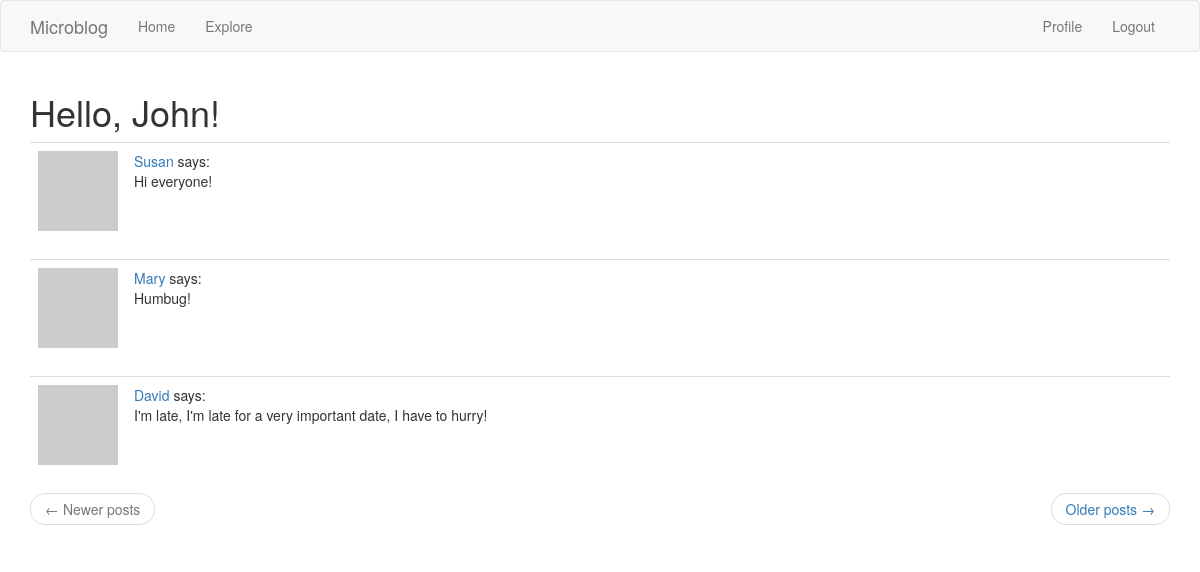
Page /explore (signed in) on the committed database.
### app/models.py (models this page shows, shortened)
class User(UserMixin, db.Model):
    id = db.Column(db.Integer, primary_key=True)
    username = db.Column(db.String(64), index=True, unique=True)
    email = db.Column(db.String(120), index=True, unique=True)
    password_hash = db.Column(db.String(128))
    posts = db.relationship('Post', backref='author', lazy='dynamic')
    about_me = db.Column(db.String(140))
    last_seen = db.Column(db.DateTime, default=datetime.utcnow)
    def avatar(self, size):
        digest = md5(self.email.lower().encode('utf-8')).hexdigest()
        print('https://www.gravatar.com/avatar/{}?d=identicon&s={}'.format(digest, size))
        return 'https://www.gravatar.com/avatar/{}?d=identicon&s={}'.format(digest, size)
    followed = db.relationship(
        "User", secondary=followers,
        primaryjoin=(followers.c.follower_id== id),
        secondaryjoin=(followers.c.followed_id == id),
        backref=db.backref("followers", lazy="dynamic"), lazy="dynamic")

class Post(db.Model):
    id = db.Column(db.Integer, primary_key=True)
    body = db.Column(db.String(140))
    timestamp = db.Column(db.DateTime, index=True, default=datetime.utcnow)
    user_id = db.Column(db.Integer, db.ForeignKey('user.id'))

### app/routes.py (the view)
@myApp.route("/explore")
@login_required
def explore():
    page = request.args.get("page", 1, type=int)
    posts = Post.query.order_by(Post.timestamp.desc()).paginate(
        page, myApp.config["POSTS_PER_PAGE"], False)
    next_url = url_for("explore", page=posts.next_num) \
        if posts.has_next else None
    prev_url = url_for("explore", page=posts.prev_num) \
        if posts.has_prev else None
    return render_template("explore.html", title="Explore", posts=posts.items, next_url=next_url, prev_url=prev_url)

### app/models.py (called while the page is built)
@login.user_loader
def load_user(id):
    return User.query.get(int(id))

### app/routes.py (called while the page is built)
@myApp.before_request
def before_request():
    if current_user.is_authenticated:
        current_user.last_seen = datetime.utcnow()
        db.session.commit()

### app/templates/explore.html
{% extends "base.html" %}
{% block app_content %}
    <h1>Hello, {{ current_user.username }}!</h1>
    {% for post in posts %}
        {% include '_post.html' %}
    {% endfor %}
    <nav aria-label="...">
        <ul class="pager">
            <li class="previous{% if not prev_url %} disabled{% endif %}">
                <a href="{{ prev_url or '#' }}">
                    <span aria-hidden="true">&larr;</span> Newer posts
                </a>
            </li>
            <li class="next{% if not next_url %} disabled{% endif %}">
                <a href="{{ next_url or '#' }}">
                    Older posts <span aria-hidden="true">&rarr;</span>
                </a>
            </li>
        </ul>
    </nav>
{% endblock %}

### app/templates/_post.html
    <table class="table table-hover">
        <tr>
            <td width="70px">
                <a href="{{ url_for('user', username=post.author.username) }}">
                    <img src="{{ post.author.avatar(36) }}" />
                </a>
            </td>
            <td>
                <a href="{{ url_for('user', username=post.author.username) }}">
                    {{ post.author.username }}
                </a>
                says:
                <br>
                {{ post.body }}
            </td>
        </tr>
    </table>

### rows in the picture
User: username "John"
Post: author.username "Susan", body "Hi everyone!"
Post: author.username "Mary", body "Humbug!"
Post: author.username "David", body "I'm late, I'm late for a very important date, I have to hurry!"
